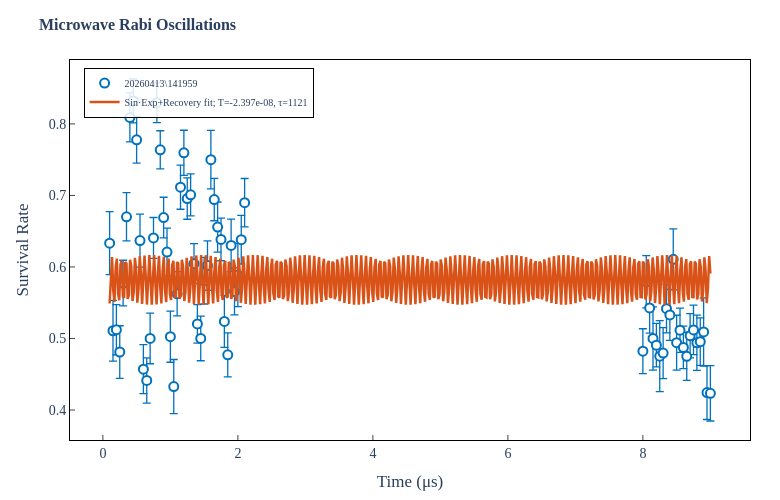

Notebook cell for this chart:
### Code cell
# Fit damped sinusoidal with steady-state recovery term
from scipy.optimize import curve_fit

def sinexp_recovery_model(x, y0, A, T, tau, phi, x0=0):
    """y = y0 + A * sin(2π*(x-x0)/T + φ) * exp(-(x-x0)/τ) + (1 - exp(-(x-x0)/τ))"""
    return y0 + A * np.sin(2*np.pi*(x - x0)/T + phi) * np.exp(-(x - x0)/tau) + (1 - np.exp(-(x - x0)/tau))

x = scan_params.copy()
y = p11_mean.copy()
yerr = p11_sem.copy()

# Drop NaN/Inf points (no data for those scan params)
valid = np.isfinite(x) & np.isfinite(y)
x, y, yerr = x[valid], y[valid], yerr[valid]

y0_g = np.mean(y)
A_g = (np.max(y) - np.min(y)) / 2
T_g = (x.max() - x.min()) / 3
tau_g = (x.max() - x.min())
phi_g = 0

try:
    popt, pcov = curve_fit(sinexp_recovery_model, x, y, p0=[y0_g, A_g, T_g, tau_g, phi_g],
                           maxfev=10000)
    x_fit = np.linspace(x.min(), x.max(), 500)
    y_fit = sinexp_recovery_model(x_fit, *popt)
    
    fit_label = f'Sin·Exp+Recovery fit; T={popt[2]:.4g}, τ={popt[3]:.4g}'
    fig = plotting.plot_rabi_interactive(x, y, yerr, x_fit, y_fit, fit_label,
                                          xlabel='Time (s)', title='Microwave Rabi Oscillations',
                                          data_path=matPath)
    fig.show()
    print(f'Fit: T={popt[2]:.4g}, τ={popt[3]:.4g}, A={popt[1]:.4g}')
except Exception as e:
    print(f'Rabi fit failed: {e}')

### Figure 1 — Plotly figure (JSON) as saved in the notebook; plotly's stock layout.template omitted (floating-point values rounded to 4 significant figures; data arrays with more than 128 entries replaced by an {"elided": "..."} marker saying what was removed)
{"data": [{"error_y": {"array": [0.04399, 0.0424, 0.03508, 0.03673, 0.03195, 0.03376, 0.03433, 0.03061, 0.03266, 0.0371, 0.03438, 0.03159, 0.03536, 0.02862, 0.02787, 0.02665, 0.02837, 0.0334, 0.03581, 0.03789, 0.031, 0.03089, 0.03159, 0.02893, 0.02931, 0.02795, 0.02694, 0.03113, 0.03261, 0.03453, 0.04092, 0.02962, 0.03512, 0.0298, 0.03633, 0.03086, 0.03671, 0.03283, 0.04419, 0.03406, 0.03383, 0.03141, 0.03649, 0.03531, 0.04419, 0.03048, 0.04969, 0.03568, 0.0339, 0.03555, 0.0426, 0.03835, 0.031, 0.02982, 0.03359, 0.03101, 0.03458, 0.03857, 0.03326, 0.04767, 0.03769, 0.0387], "color": "#0072BD", "thickness": 1.3, "type": "data", "visible": true}, "hovertemplate": "x = %{x:.5g}<br>y = %{y:.4f}<extra></extra>", "marker": {"color": "white", "line": {"color": "#0072BD", "width": 2}, "size": 9}, "mode": "markers", "name": "20260413\\141959", "type": "scatter", "x": [0.1, 0.15, 0.2, 0.25, 0.3, 0.35, 0.4, 0.45, 0.5, 0.55, 0.6, 0.65, 0.7, 0.75, 0.8, 0.85, 0.9, 0.95, 1.0, 1.05, 1.1, 1.15, 1.2, 1.25, 1.3, 1.35, 1.4, 1.45, 1.5, 1.55, 1.6, 1.65, 1.7, 1.75, 1.8, 1.85, 1.9, 1.95, 2.0, 2.05, 2.1, 8.0, 8.05, 8.1, 8.15, 8.2, 8.25, 8.3, 8.35, 8.4, 8.45, 8.5, 8.55, 8.6, 8.65, 8.7, 8.75, 8.8, 8.85, 8.9, 8.95, 9.0], "y": [0.6333, 0.5108, 0.5123, 0.4811, 0.5774, 0.6701, 0.8092, 0.8322, 0.7778, 0.6369, 0.4571, 0.4413, 0.5, 0.6406, 0.8297, 0.7638, 0.6691, 0.6209, 0.5026, 0.4327, 0.5625, 0.7116, 0.7596, 0.6957, 0.7008, 0.6046, 0.5203, 0.5, 0.5808, 0.602, 0.75, 0.6942, 0.6557, 0.6385, 0.5238, 0.4771, 0.6301, 0.5658, 0.5887, 0.6382, 0.6898, 0.4822, 0.5792, 0.5427, 0.5, 0.4907, 0.4752, 0.4796, 0.5417, 0.533, 0.6107, 0.4941, 0.5115, 0.4875, 0.4751, 0.5038, 0.512, 0.494, 0.4956, 0.5091, 0.4244, 0.4233]}, {"hovertemplate": "x = %{x:.5g}<br>y_fit = %{y:.4f}<extra></extra>", "line": {"color": "#D95319", "width": 2.5}, "mode": "lines", "name": "Sin·Exp+Recovery fit; T=-2.397e-08, τ=1121", "type": "scatter", "x": {"elided": "500 float values"}, "y": {"elided": "500 float values"}}], "layout": {"font": {"family": "STIX Two Text, STIXGeneral, Times New Roman, Georgia, serif", "size": 14}, "height": 500, "hovermode": "closest", "legend": {"bgcolor": "rgba(255,255,255,0.85)", "bordercolor": "black", "borderwidth": 1, "font": {"size": 10}, "x": 0.02, "xanchor": "left", "y": 0.98, "yanchor": "top"}, "margin": {"b": 60, "l": 70, "r": 30, "t": 60}, "paper_bgcolor": "white", "plot_bgcolor": "white", "title": {"font": {"size": 16}, "text": "<b>Microwave Rabi Oscillations</b>"}, "width": 780, "xaxis": {"linecolor": "black", "linewidth": 1, "mirror": true, "showgrid": false, "showline": true, "ticks": "inside", "title": {"text": "Time (μs)"}}, "yaxis": {"linecolor": "black", "linewidth": 1, "mirror": true, "showgrid": false, "showline": true, "ticks": "inside", "title": {"text": "Survival Rate"}}}}
